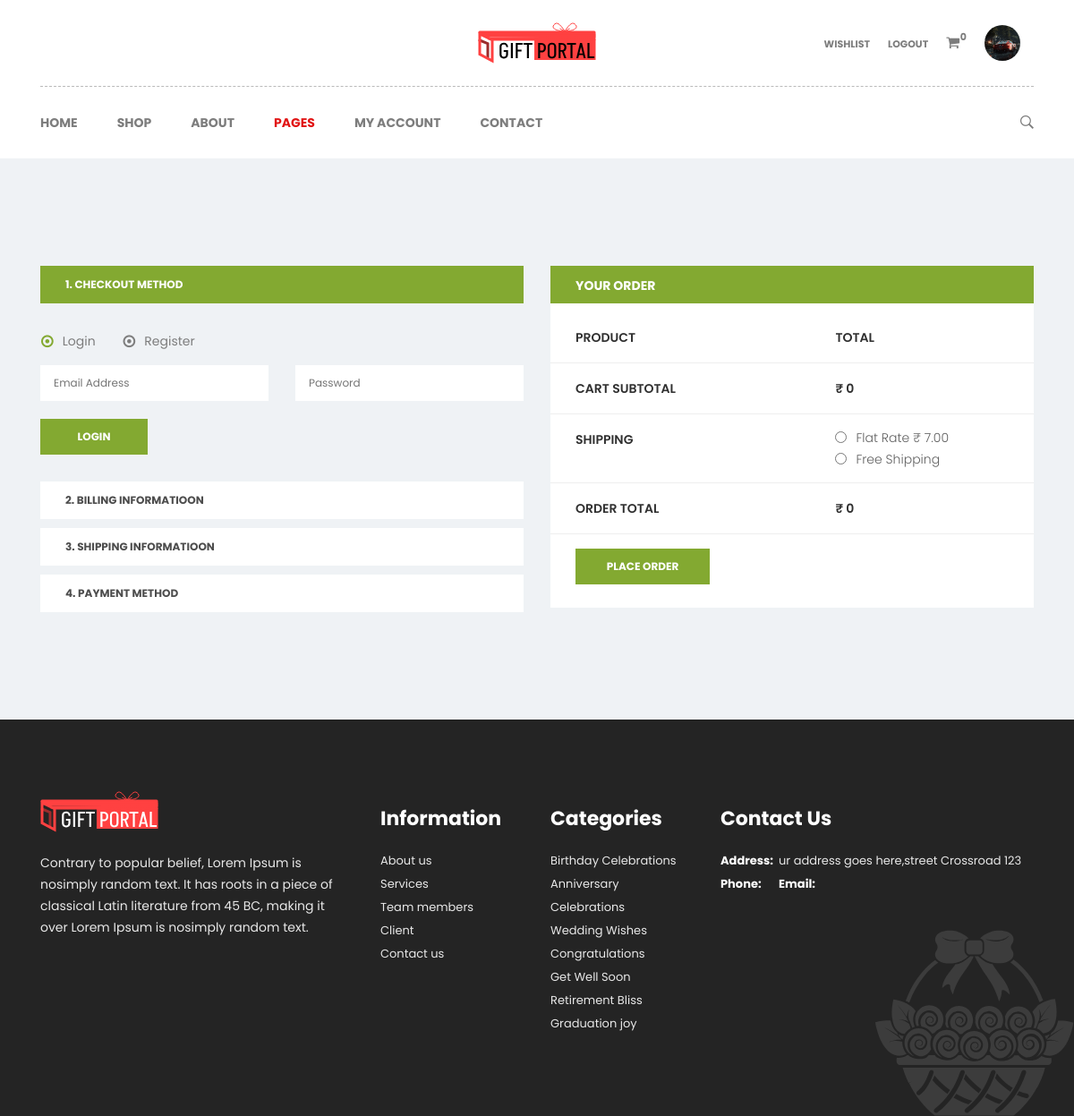
Before: /checkout (signed in) with the older database file.
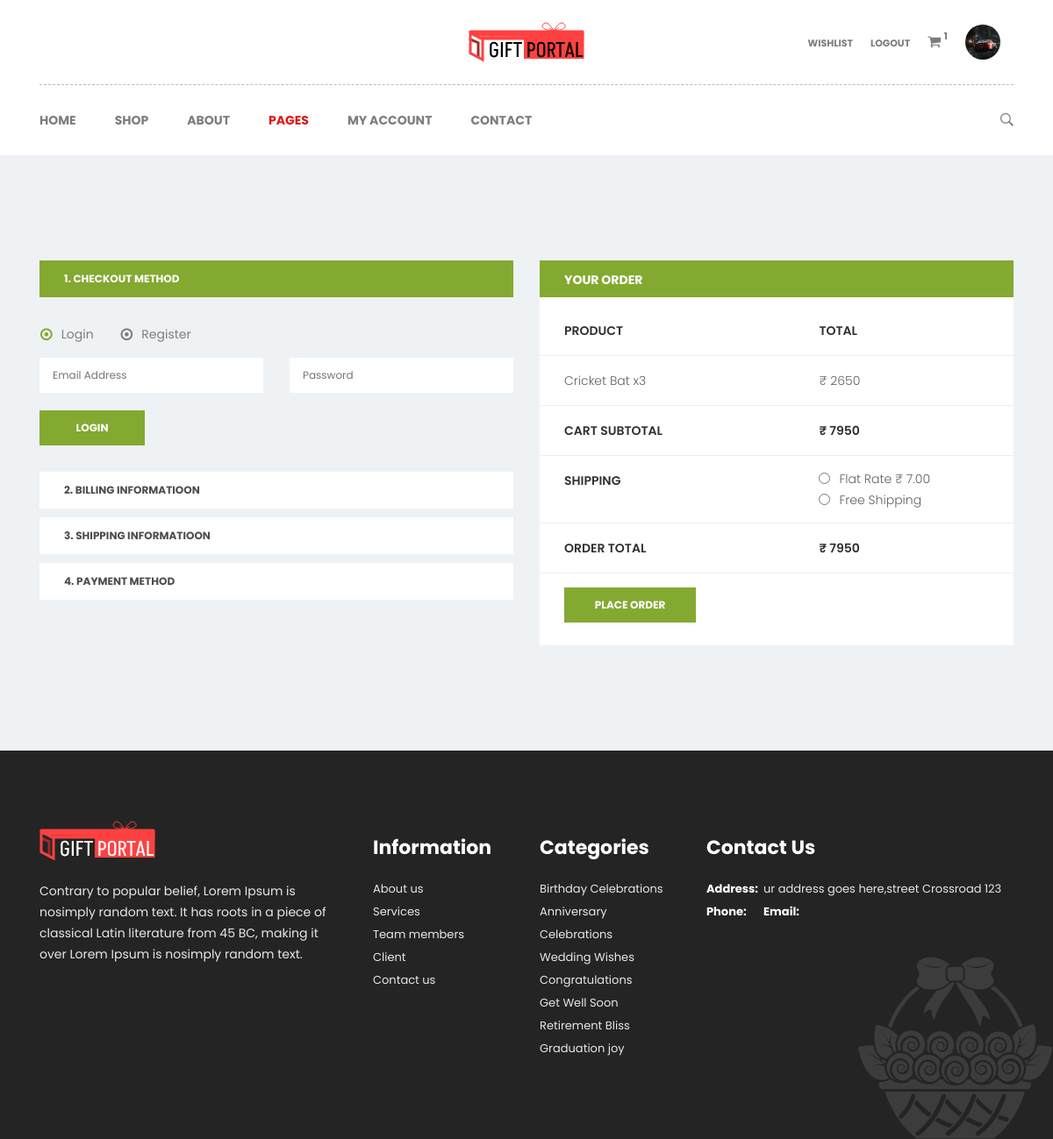
After: the same page with the newer database file.
### giftapp/models.py (models this page shows, shortened)
class carttable(models.Model):
    userid = models.ForeignKey(usertable, on_delete=models.CASCADE)
    product_id = models.ForeignKey(producttable, on_delete=models.CASCADE)
    c_quantity = models.IntegerField()
    total_amount=models.IntegerField(default=0)

class producttable(models.Model):
    catid = models.ForeignKey(categorytable, on_delete=models.CASCADE)
    stockist_id = models.ForeignKey(usertable, on_delete=models.CASCADE)
    p_name=models.CharField(max_length=15)
    p_description=models.CharField(max_length=25)
    p_image=models.ImageField()
    p_quantity=models.IntegerField()
    p_price=models.BigIntegerField()
    p_status=models.IntegerField(choices=PRODUCT_STATUS, default=0)

### giftapp/views.py (the view)
# urls.py: path("checkout", views.checkoutPage, name="checkout"),
def checkoutPage(request):
    cartAll = carttable.objects.all()
    totalAmount = 0
    for item in cartAll:
        cartTtl = item.total_amount
        totalAmount += cartTtl
    fetchCartData = carttable.objects.filter(userid=usertable.objects.get(id=request.session['u_id']))
    return render(request, "checkout.html",{'data':fetchCartData, 'total':totalAmount})

### giftapp/context_processors.py (called while the page is built)
def user_data(request):
    user_id = request.session.get('u_id')
    seller = False
    user_data = None
    fetchCartData = 0
    fetchCart = None
    if user_id:
        try:
            user_data = usertable.objects.get(id=user_id)
            fetchCartData = carttable.objects.filter(userid=user_data).count()
            fetchCart = carttable.objects.filter(userid=usertable.objects.get(id=request.session['u_id']))
            if user_data.u_type == "seller":
                seller = True
        except usertable.DoesNotExist:
            pass
    return {'user_data': user_data,
            'seller': seller, 'cartCount': fetchCartData, 'cartData': fetchCart, 'fetchCart': fetchCart}

### giftapp/templates/checkout.html (shortened to what the changed rows need)
<!doctype html>
{% load static %}
<html class="no-js" lang="en">
<head>
    <link rel="stylesheet" href="{% static 'css/bootstrap.min.css' %}" />
    <link rel="stylesheet" href="{% static 'css/font-awesome.min.css' %}" />
    <link rel="stylesheet" href="{% static 'css/ionicons.min.css' %}" />
    <link rel="stylesheet" href="{% static 'css/plugins.css' %}" />
    <link rel="stylesheet" href="{% static "style.css" %}" />
</head>
<body>
<div id="main-wrapper" class="section">
    {% include 'includes/header.html' %}
    <div class="cart-section section pt-120 pb-90">
        <div class="container">
            <div class="row">
                <div class="col-lg-6 col-12 mb-30">
                    <div class="order-details-wrapper">
                        <h2>your order</h2>
                        <div class="order-details">
                            <form action="#">
                                <ul>
                                {% for checkData in data %}
                                <li><p>{{checkData.product_id.p_name}} x{{checkData.c_quantity}}</p><p>₹ {{checkData.product_id.p_price}}</p></li>
                                {%endfor%}
                                    <li><p class="strong">cart subtotal</p><p class="strong">₹ {{total}}</p></li>
                                    <li><p class="strong">order total</p><p class="strong">₹ {{total}}</p></li>
                                </ul>
                            </form>
                        </div>
                    </div>
                </div>
            </div>
        </div>
    </div>
    {% include 'includes/footer.html' %}
</div>
</body>
</html>

### giftapp/templates/includes/header.html (shortened to what the changed rows need)
<!DOCTYPE html>
{% load static %}
<html class="no-js" lang="en">
  <head>
    <link rel="stylesheet" href="{% static 'css/bootstrap.min.css' %}" />
    <link rel="stylesheet" href="{% static 'css/font-awesome.min.css' %}" />
    <link rel="stylesheet" href="{% static 'css/ionicons.min.css' %}" />
    <link rel="stylesheet" href="{% static 'css/plugins.css' %}" />
    <link rel="stylesheet" href="{% static "style.css" %}" />
  </head>
  <body>
    <div id="main-wrapper" class="section">
    <div class="header-section section">
        <div class="account-menu header-top">
          <div class="container">
            <div class="row">
              <div class="col">
                <div class="header-top-wrapper">
                  <div class="row_disp">
                    <div class="account-menu user-menu col-md-4 col-12">
                      <ul>
                        {%if request.session.u_id is not None%}
                        {%if not seller%}
                        <li>
                          <a href="#" data-toggle="dropdown"
                            ><i class="fa fa-shopping-cart"></i
                            ><span class="num">{{cartCount}}</span></a
                          >
                        </li>
                        {%endif%}
                        {%endif%}
                      </ul>
                    </div>
                  </div>
                </div>
              </div>
            </div>
          </div>
        </div>
      </div>
    </div>
  </body>
</html>

Changed rows visible on the page:
added carttable: product_id.p_name "Cricket Bat", c_quantity "3", product_id.p_price "2650"
Other visible differences:
{{ cartCount }}: "0" → "1"
{{ total }}: "0" → "7950"
